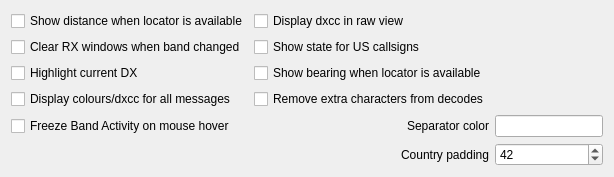
         <widget class="QWidget" name="wsjtz_rx_windows_tab">
          <attribute name="title">
           <string>RX  Windows</string>
          </attribute>
          <layout class="QGridLayout" name="gridLayout_21">
           <item row="6" column="1">
            <widget class="QLabel" name="label_23">
             <property name="text">
              <string>Country padding</string>
             </property>
             <property name="alignment">
              <set>Qt::AlignRight|Qt::AlignTrailing|Qt::AlignVCenter</set>
             </property>
            </widget>
           </item>
           <item row="0" column="0">
            <widget class="QCheckBox" name="cb_showDistance">
             <property name="toolTip">
              <string>&lt;html&gt;&lt;head/&gt;&lt;body&gt;&lt;p&gt;If a station sends locator, calculate and show the distance in Band Activity pane.&lt;/p&gt;&lt;/body&gt;&lt;/html&gt;</string>
             </property>
             <property name="text">
              <string>Show distance when locator is available</string>
             </property>
            </widget>
           </item>
           <item row="0" column="1" colspan="2">
            <widget class="QCheckBox" name="cb_rawViewDXCC">
             <property name="text">
              <string>Display dxcc in raw view</string>
             </property>
            </widget>
           </item>
           <item row="4" column="1">
            <widget class="QCheckBox" name="cb_removeExtra">
             <property name="toolTip">
              <string>&lt;html&gt;&lt;head/&gt;&lt;body&gt;&lt;p&gt;Remove extra characters from decode lines like &amp;quot;a1&amp;quot;, &amp;quot;a7&amp;quot;, etc.&lt;/p&gt;&lt;/body&gt;&lt;/html&gt;</string>
             </property>
             <property name="text">
              <string>Remove extra characters from decodes</string>
             </property>
            </widget>
           </item>
           <item row="3" column="1" colspan="2">
            <widget class="QCheckBox" name="cb_showBearing">
             <property name="text">
              <string>Show bearing when locator is available</string>
             </property>
            </widget>
           </item>
           <item row="2" column="0">
            <widget class="QCheckBox" name="cb_clearRx">
             <property name="text">
              <string>Clear RX windows when band changed</string>
             </property>
            </widget>
           </item>
           <item row="5" column="0">
            <widget class="QCheckBox" name="cb_freezeBA">
             <property name="text">
              <string>Freeze Band Activity on mouse hover</string>
             </property>
            </widget>
           </item>
           <item row="5" column="2">
            <widget class="QLineEdit" name="le_separatorColor">
             <property name="text">
              <string/>
             </property>
            </widget>
           </item>
           <item row="2" column="1" colspan="2">
            <widget class="QCheckBox" name="cb_showState">
             <property name="text">
              <string>Show state for US callsigns</string>
             </property>
            </widget>
           </item>
           <item row="3" column="0">
            <widget class="QCheckBox" name="cb_highlightDX">
             <property name="toolTip">
              <string>&lt;html&gt;&lt;head/&gt;&lt;body&gt;&lt;p&gt;Marks the callsign of our QSO partner in Band Activity box.&lt;/p&gt;&lt;/body&gt;&lt;/html&gt;</string>
             </property>
             <property name="text">
              <string>Highlight current DX</string>
             </property>
            </widget>
           </item>
           <item row="4" column="0">
            <widget class="QCheckBox" name="cb_colourAll">
             <property name="toolTip">
              <string>&lt;html&gt;&lt;head/&gt;&lt;body&gt;&lt;p&gt;Colour and show dxcc for all messages, not just CQ.&lt;/p&gt;&lt;/body&gt;&lt;/html&gt;</string>
             </property>
             <property name="text">
              <string>Display colours/dxcc for all messages</string>
             </property>
            </widget>
           </item>
           <item row="5" column="1">
            <widget class="QLabel" name="label_22">
             <property name="text">
              <string>Separator color</string>
             </property>
             <property name="alignment">
              <set>Qt::AlignRight|Qt::AlignTrailing|Qt::AlignVCenter</set>
             </property>
            </widget>
           </item>
           <item row="6" column="2">
            <widget class="QSpinBox" name="sb_padding">
             <property name="value">
              <number>42</number>
             </property>
            </widget>
           </item>
          </layout>
         </widget>
